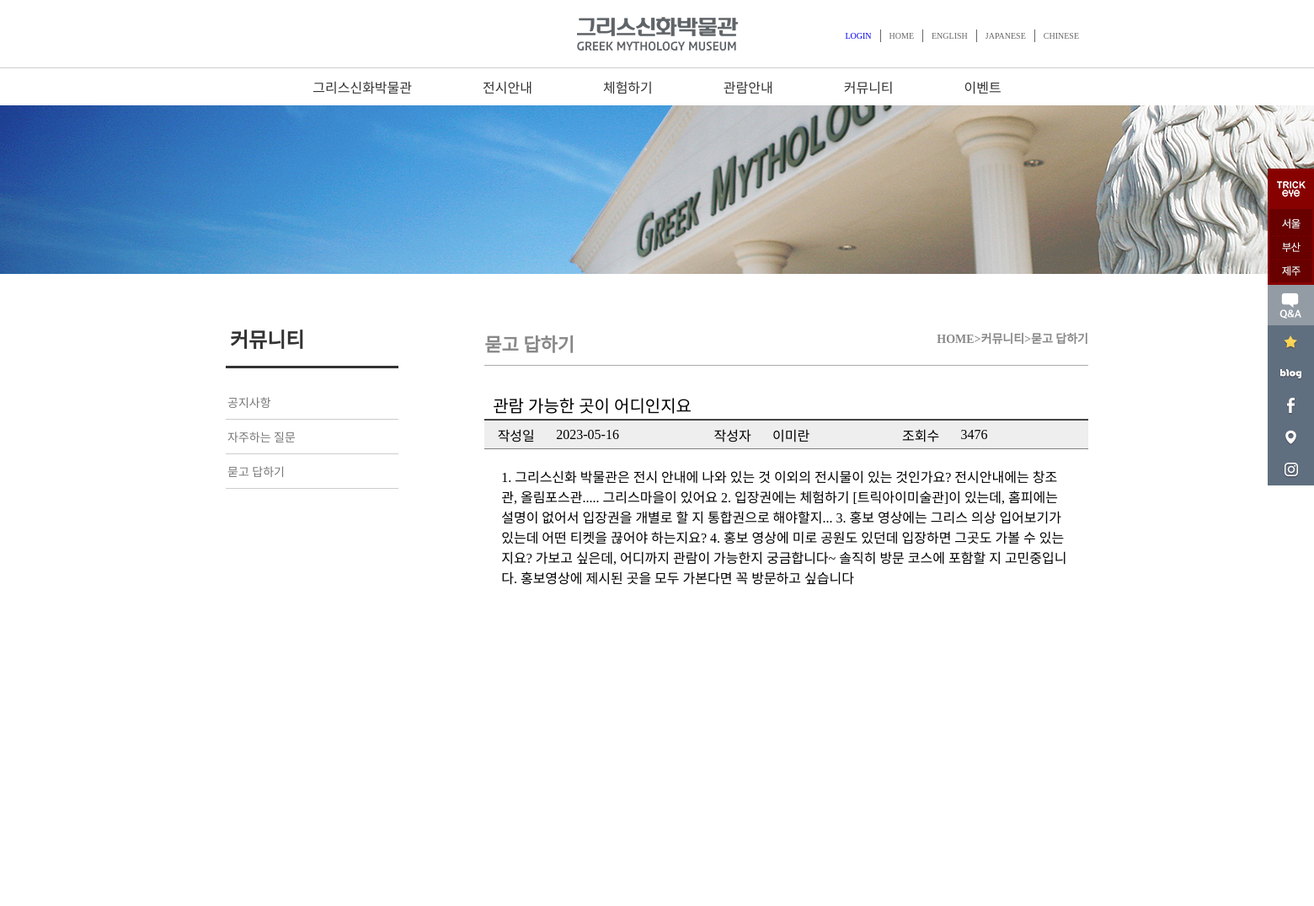
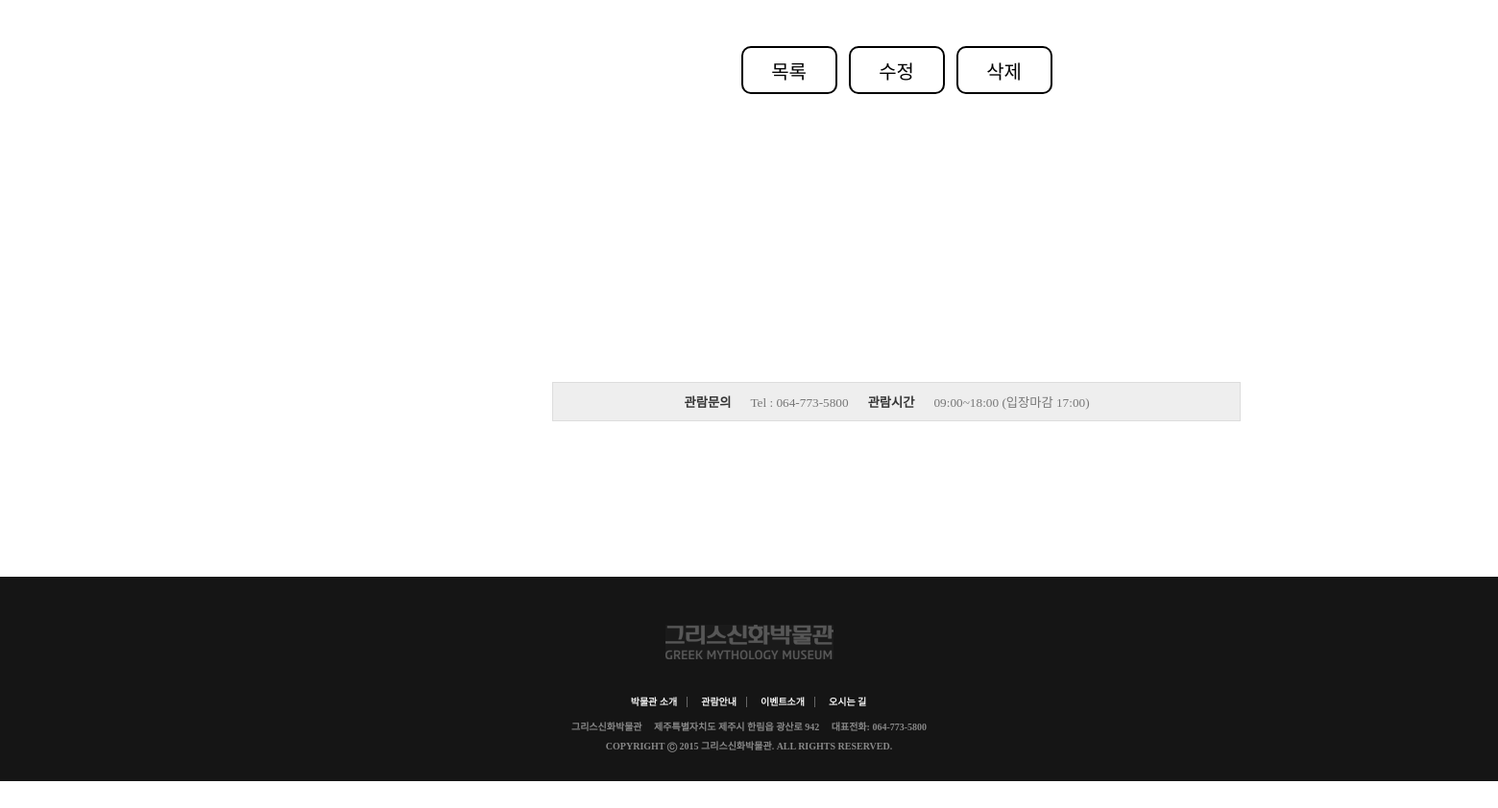
The app's page /Community/qna_view.php?num=8 with its own data (2 pictures, top to bottom).
### tables this page shows
CREATE TABLE `board_qna` (
  `num` int(11) NOT NULL,
  `id` char(15) NOT NULL,
  `name` char(15) NOT NULL,
  `subject` char(200) NOT NULL,
  `content` text NOT NULL,
  `regist_day` char(20) NOT NULL,
  `hit` int(11) NOT NULL,
  `file_name` char(40) DEFAULT NULL,
  `file_type` char(40) DEFAULT NULL,
  `file_copied` char(40) DEFAULT NULL
);

### Community/qna_view.php (the view, shortened to what this page needs)
<!DOCTYPE html>
<html lang="kor">
<head>
    <link rel="stylesheet" href="../css/common.css?ver=1">
    <link rel="stylesheet" href="../css/subpage_common.css?ver=1">
    <link rel="stylesheet" href="../css/community.css?ver=1">
    <link rel="stylesheet" href="../css/board_view.css?ver=1">
</head>
<body>
    <div id="wrap">
        <header>
            <?php include "../header.php"  ?>
        </header>
        <section id="slider">
           <img src="../img/aboutus/sub_visual_bg.jpg" alt="">
        </section>
        <div id="sub_main">
            <aside id="left_menu">
            </aside>
        <section id="sub_contents">
            <h3>묻고 답하기<span>HOME>커뮤니티>묻고 답하기</span></h3>
            <?php
            $con = mysqli_connect("localhost", "user1", "12345", "sample");
            $num = $_GET['num'];
            $query = "select subject, content, regist_day, hit, name from board_qna where num = $num";
            $result = $con->query($query);
            $rows = mysqli_fetch_assoc($result);
            ?>
            <table class="read_table" align=center>
                <tr>
                    <td colspan="6" class="read_title"><?php echo $rows['subject'] ?></td>
                </tr>
                <tr>
                    <td class="read_day">작성일</td>
                    <td class="read_day2"><?php echo $rows['regist_day'] ?></td>
                    <td class="read_id">작성자</td>
                    <td class="read_id2"><?php echo $rows['name'] ?></td>
                    <td class="read_hit">조회수</td>
                    <td class="read_hit2"><?php echo $rows['hit'] ?></td>
                </tr>
                <tr>
                    <td colspan="6" class="read_content" valign="top">
                    <?php echo $rows['content'] ?></td>
                </tr>
            </table>
            <div class="read_btn">
                <button class="read_btn1" onclick="location.href='QnA.php'">목록</button>&nbsp;&nbsp;
                <button class="read_btn1" onclick="location.href='qna_modify.php?num=<?= $num ?>'">수정</button>&nbsp;&nbsp;
                <button class="read_btn1" a onclick="ask();">삭제</button>
            </div>
            <article id="sub_contact">
                <div>
                    <h5>관람문의<span>Tel : 064-773-5800</span>관람시간<span>09:00~18:00 (입장마감 17:00)</span></h5>
                </div>
            </article>
        </section>
        </div>
        <footer>
        </footer>
 </div>
</body>
</html>

### css/common.css (style rules this page uses)
* { margin:0; padding:0; list-style: none; text-decoration: none; scroll-behavior: smooth; }
#wrap { width:100%; }
header { width:100%; }
footer { margin:60px 0 40px 0; width:100%; background-color: #151515; }
footer #foot { margin:0 auto; width:100%; overflow: hidden; text-align: center; padding: 20px 0; }
footer #foot img { margin: 30px; }
footer #foot ul { margin: 0 auto; }
footer #foot #foot_menu li { display: inline; padding:0; margin:0; }
footer #foot #foot_menu li a { margin: 0; padding: 0 10px; border-right: 1px solid #666; }
footer #foot #foot_menu li:last-child a { border-right: 1px solid #151515; }
footer #foot #foot_menu li a { text-decoration: none; font-size: 10px; font-weight: bold; color: #F2F2F2; }
footer #foot #contact { clear: both; margin:10px 0; }
footer #foot #contact li { font-size:10px; font-weight: bold; margin:5px 0; color: #888; }
footer #foot #contact li span { margin: 0 10px; }

### css/subpage_common.css (style rules this page uses)
#sub_main { width: 1024px; margin: 20px auto; overflow: hidden; }
#sub_main #left_menu { width:20%; float: left; }
#sub_main #left_menu nav h2 { margin:20px 0; padding: 15px 5px; border-bottom: 3px solid #333; color:#333; }
#sub_main #left_menu nav ul li { padding: 10px 2px; border-bottom: 1px solid #ccc; }
#sub_main #left_menu nav ul li a { text-decoration: none; color:#777; font-size: 14px; }
#sub_main #sub_contents { margin:20px 0; padding: 2px 0; width:70%; float: right; }
#sub_main #sub_contents h3 { font-size: 22px; color: #888; padding: 10px 0; margin:10px 0; border-bottom: 1px solid #aaa; }
#sub_main #sub_contents h3 span { font-size: 14px; float:right; }
#sub_main #sub_contents article { width:100%; }

### css/community.css (style rules this page uses)
#sub_main #sub_contact div { padding: 10px 0; border: 1px solid #ddd; background-color: #eee; margin: 150px 0 80px 0; }
#sub_main #sub_contact div h5 { width: 75%; margin: 0 auto; text-align: center; color: #333; }
#sub_main #sub_contact div h5 span { padding: 0 20px; font-weight: normal; color: #777; }

### css/board_view.css (style rules this page uses)
.read_table { margin-top: 30px; border-collapse : collapse; }
.read_title { height: 33px; width: 1000px; border-bottom: 2px solid #444444; padding-left: 10px; font-size: 20px; }
.read_day { background-color: #EEEEEE; width: 20px; height: 33px; text-align: center; }
.read_day2 { background-color: #EEEEEE; width: 30px; height: 33px; padding-left: 10px; }
.read_id { background-color: #EEEEEE; width: 20px; height: 33px; text-align: center; }
.read_id2 { background-color: #EEEEEE; width: 30px; height: 33px; padding-left: 10px; }
.read_hit { background-color: #EEEEEE; width: 20px; height: 33px; text-align: center; }
.read_hit2 { background-color: #EEEEEE; width: 30px; height: 33px; padding-left: 10px; }
.read_content { padding: 20px; border-top: 1px solid gray; height: 500px; }
.read_btn { width: 700px; height: 200px; text-align: center; margin: auto; margin-top: 50px; }
.read_btn1 { height: 50px; width: 100px; font-size: 20px; text-align: center; background-color: white; border: 2px solid black; border-radius: 10px; }

### records on screen
board_qna: subject "관람 가능한 곳이 어디인지요", regist_day "2023-05-16", name "이미란", hit "3476", content "1. 그리스신화 박물관은 전시 안내에 나와 있는 것 이외의 전시물이 있는 것인가요? 전시안내에는 창조관, 올림포스관..... 그리스마을이 있어요 2. 입장권에는 체험하기 [트릭아이미술관]이 있는데, 홈피에는 설명이 없어서 입장권을 개별로 할 지 통합권으로 해야할지... 3. 홍보 영상에는 그리스 의상 입어보기가 있는데 어떤 티켓을 끊어야 하는지요? 4. 홍보 영상에 미로 공원도 있던데 입장하면 그곳도 가볼 수 있는지요? 가보고 싶은데, 어디까지 관람이 가능한지 궁금합니다~ 솔직히 방문 코스에 포함할 지 고민중입니다. 홍보영상에 제시된 곳을 모두 가본다면 꼭 방문하고 싶습니다"
